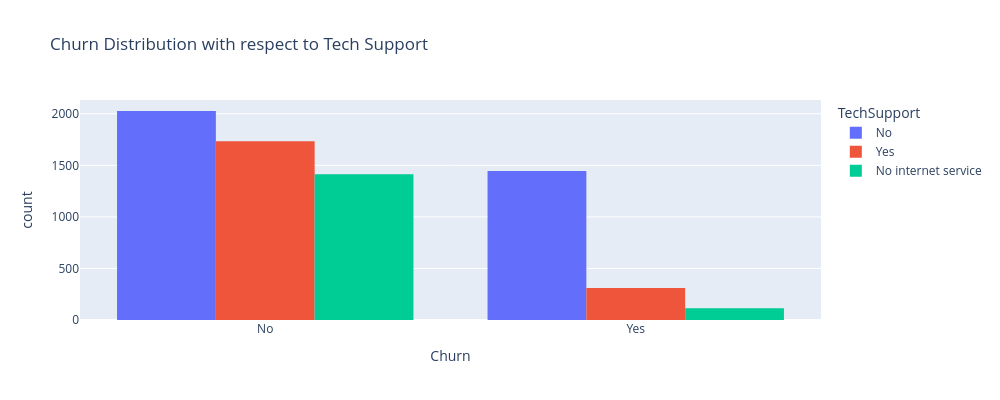

Notebook cell for this chart:
### Code cell
fig = px.histogram(
    df, 
    x='Churn', 
    color='TechSupport', 
    barmode='group',
    title='Churn Distribution with respect to Tech Support',
    width=1000,
    height=400
)

fig.show()

### Figure 1 — Plotly figure (JSON) as saved in the notebook; plotly's stock layout.template omitted (floating-point values rounded to 4 significant figures; data arrays with more than 128 entries replaced by an {"elided": "..."} marker saying what was removed)
{"data": [{"alignmentgroup": "True", "bingroup": "x", "hovertemplate": "TechSupport=No<br>Churn=%{x}<br>count=%{y}<extra></extra>", "legendgroup": "No", "marker": {"color": "#636efa", "pattern": {"shape": ""}}, "name": "No", "offsetgroup": "No", "orientation": "v", "showlegend": true, "type": "histogram", "x": {"elided": "3473 str values"}, "xaxis": "x", "yaxis": "y"}, {"alignmentgroup": "True", "bingroup": "x", "hovertemplate": "TechSupport=Yes<br>Churn=%{x}<br>count=%{y}<extra></extra>", "legendgroup": "Yes", "marker": {"color": "#EF553B", "pattern": {"shape": ""}}, "name": "Yes", "offsetgroup": "Yes", "orientation": "v", "showlegend": true, "type": "histogram", "x": {"elided": "2044 str values"}, "xaxis": "x", "yaxis": "y"}, {"alignmentgroup": "True", "bingroup": "x", "hovertemplate": "TechSupport=No internet service<br>Churn=%{x}<br>count=%{y}<extra></extra>", "legendgroup": "No internet service", "marker": {"color": "#00cc96", "pattern": {"shape": ""}}, "name": "No internet service", "offsetgroup": "No internet service", "orientation": "v", "showlegend": true, "type": "histogram", "x": {"elided": "1526 str values"}, "xaxis": "x", "yaxis": "y"}], "layout": {"barmode": "group", "height": 400, "legend": {"title": {"text": "TechSupport"}, "tracegroupgap": 0}, "title": {"text": "Churn Distribution with respect to Tech Support"}, "width": 1000, "xaxis": {"anchor": "y", "domain": [0, 1], "title": {"text": "Churn"}}, "yaxis": {"anchor": "x", "domain": [0, 1], "title": {"text": "count"}}}}
